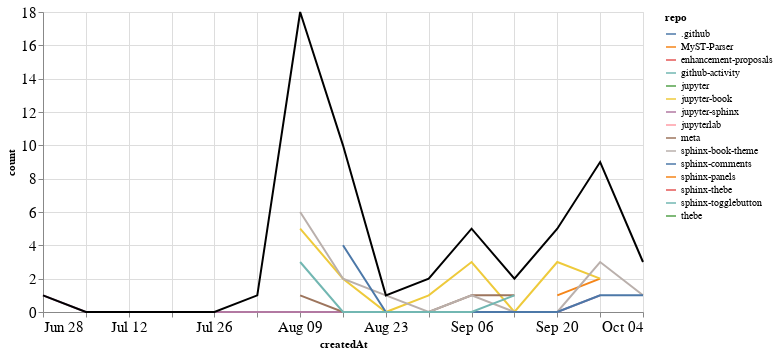

Write notebook code for a chart like this one.
### Markdown cell above
## PRs

### Code cell
prs_time = prs.groupby('repo').resample('W', on='createdAt').count()['author'].reset_index()
prs_time = prs_time.rename(columns={'author': 'count'})
prs_time_total = prs_time.groupby('createdAt').agg({"count": "sum"}).reset_index()

ch1 = alt.Chart(prs_time, width=600).mark_line().encode(
    x='createdAt',
    y='count',
    color='repo',
    tooltip="repo"
)

ch2 = alt.Chart(prs_time_total, width=600).mark_line(color="black").encode(
    x='createdAt',
    y='count',
)

ch1 + ch2

### Figure 1 — Vega-Lite specification as saved in the notebook (floating-point values rounded to 4 significant figures)
{"config": {"axisLeft": {"labelFontSize": 15}, "axisBottom": {"labelFontSize": 15}}, "layer": [{"data": {"name": "data-a039c15e8a85c5e84425b627e3d76066"}, "mark": "line", "encoding": {"color": {"type": "nominal", "field": "repo"}, "tooltip": {"type": "nominal", "field": "repo"}, "x": {"type": "temporal", "field": "createdAt"}, "y": {"type": "quantitative", "field": "count"}}, "width": 600}, {"data": {"name": "data-cc2c0cc6d516e5d74ec07ba804410769"}, "mark": {"type": "line", "color": "black"}, "encoding": {"x": {"type": "temporal", "field": "createdAt"}, "y": {"type": "quantitative", "field": "count"}}, "width": 600}], "$schema": "https://vega.github.io/schema/vega-lite/v4.8.1.json", "datasets": {"data-a039c15e8a85c5e84425b627e3d76066": [{"repo": ".github", "createdAt": "2020-08-02T00:00:00", "count": 1}, {"repo": "MyST-Parser", "createdAt": "2020-09-20T00:00:00", "count": 1}, {"repo": "MyST-Parser", "createdAt": "2020-09-27T00:00:00", "count": 2}, {"repo": "enhancement-proposals", "createdAt": "2020-08-30T00:00:00", "count": 1}, {"repo": "github-activity", "createdAt": "2020-08-09T00:00:00", "count": 2}, {"repo": "jupyter", "createdAt": "2020-09-20T00:00:00", "count": 1}, {"repo": "jupyter-book", "createdAt": "2020-08-09T00:00:00", "count": 5}, {"repo": "jupyter-book", "createdAt": "2020-08-16T00:00:00", "count": 2}, {"repo": "jupyter-book", "createdAt": "2020-08-23T00:00:00", "count": 0}, {"repo": "jupyter-book", "createdAt": "2020-08-30T00:00:00", "count": 1}, {"repo": "jupyter-book", "createdAt": "2020-09-06T00:00:00", "count": 3}, {"repo": "jupyter-book", "createdAt": "2020-09-13T00:00:00", "count": 0}, {"repo": "jupyter-book", "createdAt": "2020-09-20T00:00:00", "count": 3}, {"repo": "jupyter-book", "createdAt": "2020-09-27T00:00:00", "count": 2}, {"repo": "jupyter-sphinx", "createdAt": "2020-06-28T00:00:00", "count": 1}, {"repo": "jupyter-sphinx", "createdAt": "2020-07-05T00:00:00", "count": 0}, {"repo": "jupyter-sphinx", "createdAt": "2020-07-12T00:00:00", "count": 0}, {"repo": "jupyter-sphinx", "createdAt": "2020-07-19T00:00:00", "count": 0}, {"repo": "jupyter-sphinx", "createdAt": "2020-07-26T00:00:00", "count": 0}, {"repo": "jupyter-sphinx", "createdAt": "2020-08-02T00:00:00", "count": 0}, {"repo": "jupyter-sphinx", "createdAt": "2020-08-09T00:00:00", "count": 0}, {"repo": "jupyter-sphinx", "createdAt": "2020-08-16T00:00:00", "count": 0}, {"repo": "jupyter-sphinx", "createdAt": "2020-08-23T00:00:00", "count": 0}, {"repo": "jupyter-sphinx", "createdAt": "2020-08-30T00:00:00", "count": 0}, {"repo": "jupyter-sphinx", "createdAt": "2020-09-06T00:00:00", "count": 0}, {"repo": "jupyter-sphinx", "createdAt": "2020-09-13T00:00:00", "count": 0}, {"repo": "jupyter-sphinx", "createdAt": "2020-09-20T00:00:00", "count": 0}, {"repo": "jupyter-sphinx", "createdAt": "2020-09-27T00:00:00", "count": 1}, {"repo": "jupyterlab", "createdAt": "2020-08-09T00:00:00", "count": 1}, {"repo": "meta", "createdAt": "2020-08-09T00:00:00", "count": 1}, {"repo": "meta", "createdAt": "2020-08-16T00:00:00", "count": 0}, {"repo": "meta", "createdAt": "2020-08-23T00:00:00", "count": 0}, {"repo": "meta", "createdAt": "2020-08-30T00:00:00", "count": 0}, {"repo": "meta", "createdAt": "2020-09-06T00:00:00", "count": 1}, {"repo": "meta", "createdAt": "2020-09-13T00:00:00", "count": 1}, {"repo": "sphinx-book-theme", "createdAt": "2020-08-09T00:00:00", "count": 6}, {"repo": "sphinx-book-theme", "createdAt": "2020-08-16T00:00:00", "count": 2}, {"repo": "sphinx-book-theme", "createdAt": "2020-08-23T00:00:00", "count": 1}, {"repo": "sphinx-book-theme", "createdAt": "2020-08-30T00:00:00", "count": 0}, {"repo": "sphinx-book-theme", "createdAt": "2020-09-06T00:00:00", "count": 1}, {"repo": "sphinx-book-theme", "createdAt": "2020-09-13T00:00:00", "count": 0}, {"repo": "sphinx-book-theme", "createdAt": "2020-09-20T00:00:00", "count": 0}, {"repo": "sphinx-book-theme", "createdAt": "2020-09-27T00:00:00", "count": 3}, {"repo": "sphinx-book-theme", "createdAt": "2020-10-04T00:00:00", "count": 1}, {"repo": "sphinx-comments", "createdAt": "2020-08-16T00:00:00", "count": 4}, {"repo": "sphinx-comments", "createdAt": "2020-08-23T00:00:00", "count": 0}, {"repo": "sphinx-comments", "createdAt": "2020-08-30T00:00:00", "count": 0}, {"repo": "sphinx-comments", "createdAt": "2020-09-06T00:00:00", "count": 0}, {"repo": "sphinx-comments", "createdAt": "2020-09-13T00:00:00", "count": 0}, {"repo": "sphinx-comments", "createdAt": "2020-09-20T00:00:00", "count": 0}, {"repo": "sphinx-comments", "createdAt": "2020-09-27T00:00:00", "count": 1}, {"repo": "sphinx-comments", "createdAt": "2020-10-04T00:00:00", "count": 1}, {"repo": "sphinx-panels", "createdAt": "2020-10-04T00:00:00", "count": 1}, {"repo": "sphinx-thebe", "createdAt": "2020-08-16T00:00:00", "count": 1}, {"repo": "sphinx-togglebutton", "createdAt": "2020-08-09T00:00:00", "count": 3}, {"repo": "sphinx-togglebutton", "createdAt": "2020-08-16T00:00:00", "count": 0}, {"repo": "sphinx-togglebutton", "createdAt": "2020-08-23T00:00:00", "count": 0}, {"repo": "sphinx-togglebutton", "createdAt": "2020-08-30T00:00:00", "count": 0}, {"repo": "sphinx-togglebutton", "createdAt": "2020-09-06T00:00:00", "count": 0}, {"repo": "sphinx-togglebutton", "createdAt": "2020-09-13T00:00:00", "count": 1}, {"repo": "thebe", "createdAt": "2020-08-16T00:00:00", "count": 1}], "data-cc2c0cc6d516e5d74ec07ba804410769": [{"createdAt": "2020-06-28T00:00:00", "count": 1}, {"createdAt": "2020-07-05T00:00:00", "count": 0}, {"createdAt": "2020-07-12T00:00:00", "count": 0}, {"createdAt": "2020-07-19T00:00:00", "count": 0}, {"createdAt": "2020-07-26T00:00:00", "count": 0}, {"createdAt": "2020-08-02T00:00:00", "count": 1}, {"createdAt": "2020-08-09T00:00:00", "count": 18}, {"createdAt": "2020-08-16T00:00:00", "count": 10}, {"createdAt": "2020-08-23T00:00:00", "count": 1}, {"createdAt": "2020-08-30T00:00:00", "count": 2}, {"createdAt": "2020-09-06T00:00:00", "count": 5}, {"createdAt": "2020-09-13T00:00:00", "count": 2}, {"createdAt": "2020-09-20T00:00:00", "count": 5}, {"createdAt": "2020-09-27T00:00:00", "count": 9}, {"createdAt": "2020-10-04T00:00:00", "count": 3}]}}
